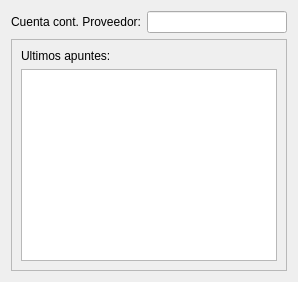
         <widget class="QWidget" name="tabConta">
          <attribute name="title">
           <string>Contabilidad</string>
          </attribute>
          <layout class="QGridLayout" name="gridLayout_9">
           <item row="0" column="0">
            <widget class="QLabel" name="label_33">
             <property name="text">
              <string>Cuenta cont. Proveedor:</string>
             </property>
            </widget>
           </item>
           <item row="0" column="1">
            <widget class="QLineEdit" name="txtcuenta_aplicacion"/>
           </item>
           <item row="1" column="0" colspan="2">
            <widget class="QFrame" name="frame">
             <property name="frameShape">
              <enum>QFrame::StyledPanel</enum>
             </property>
             <property name="frameShadow">
              <enum>QFrame::Raised</enum>
             </property>
             <layout class="QGridLayout" name="gridLayout_7">
              <item row="1" column="0">
               <widget class="QTableView" name="tablaAsientos">
                <property name="alternatingRowColors">
                 <bool>true</bool>
                </property>
                <property name="selectionMode">
                 <enum>QAbstractItemView::SingleSelection</enum>
                </property>
                <property name="selectionBehavior">
                 <enum>QAbstractItemView::SelectRows</enum>
                </property>
                <property name="gridStyle">
                 <enum>Qt::DotLine</enum>
                </property>
                <attribute name="horizontalHeaderStretchLastSection">
                 <bool>true</bool>
                </attribute>
               </widget>
              </item>
              <item row="0" column="0">
               <widget class="QLabel" name="label_35">
                <property name="text">
                 <string>Ultimos apuntes:</string>
                </property>
               </widget>
              </item>
             </layout>
            </widget>
           </item>
          </layout>
         </widget>
